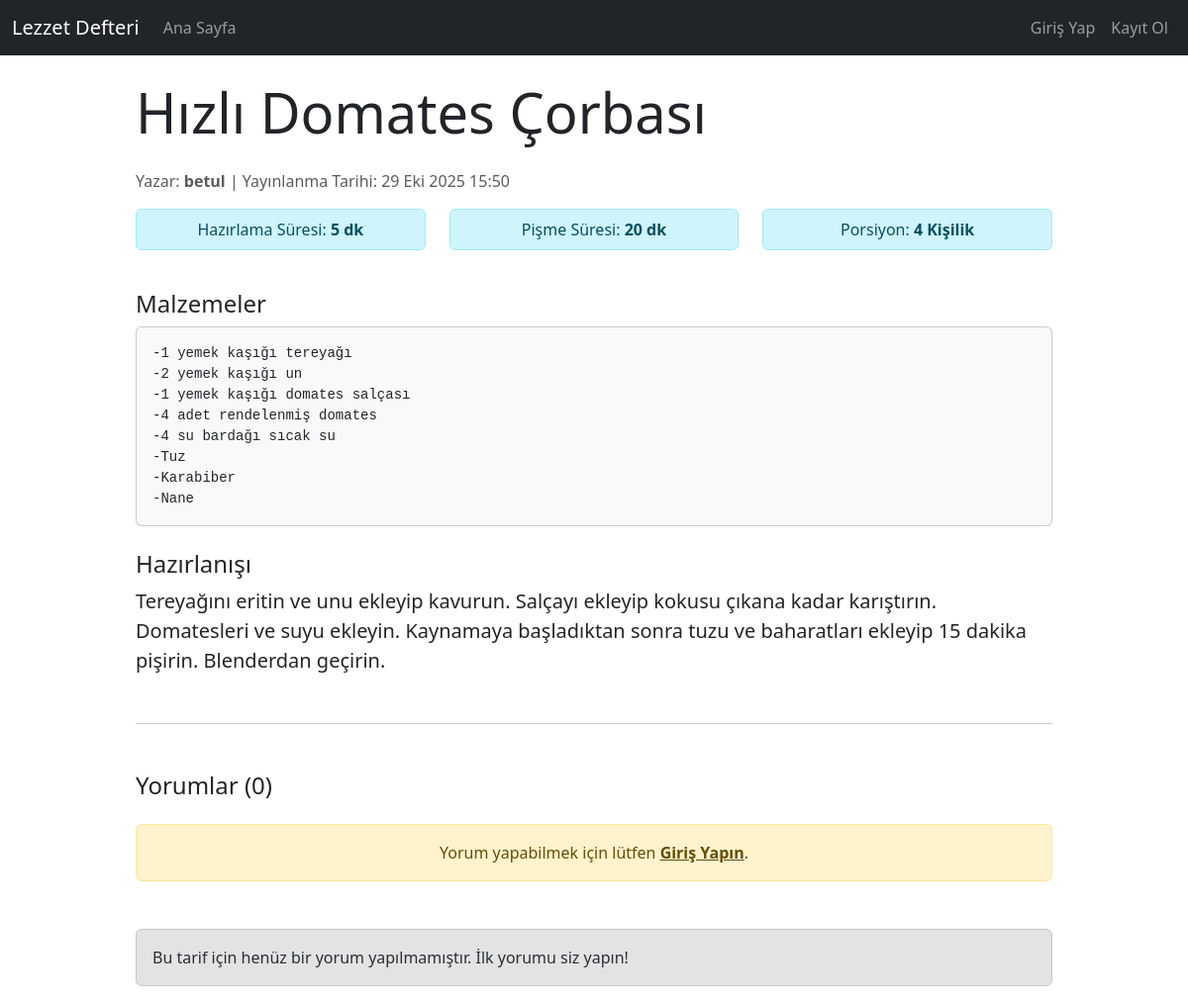
Page /tarifler/2/ on the committed database.
### tarifler/models.py (models this page shows, shortened)
class Tarif(models.Model):
    baslik = models.CharField(max_length=200) # Tarifin başlığı
    aciklama = models.TextField() # Tarifin kısa açıklaması
    malzemeler = models.TextField() # Malzemeler listesi
    hazirlama_suresi = models.IntegerField(help_text="Dakika")
    pisme_suresi = models.IntegerField(help_text="Dakika")
    porsiyon_sayisi = models.IntegerField(default=1)
    yayinlanma_tarihi = models.DateTimeField(auto_now_add=True)
    guncelleme_tarihi = models.DateTimeField(auto_now=True)
    yazar = models.ForeignKey(User, on_delete=models.CASCADE, default=1)
    class Meta:
        verbose_name = "Tarif"
        verbose_name_plural = "Tarifler"
        ordering = ['-yayinlanma_tarihi']

### tarifler/views.py (the view)
# urls.py: path('<int:pk>/', views.tarif_detay, name='tarif_detay'),
def tarif_detay(request, pk):
    tarif = get_object_or_404(Tarif, pk=pk)
    is_favori = False
    if request.user.is_authenticated:
        if Favori.objects.filter(kullanici=request.user, tarif=tarif).exists():
            is_favori = True
    if request.method == 'POST':
        if not request.user.is_authenticated:
            messages.error(request, "Yorum yapabilmek için lütfen giriş yapın.")
            return redirect('giris')
        if 'icerik' in request.POST:
            form = YorumForm(request.POST)
            if form.is_valid():
                yeni_yorum = form.save(commit=False)
                yeni_yorum.tarif = tarif
                yeni_yorum.yazar = request.user
                yeni_yorum.save()
                messages.success(request, "Yorumunuz başarıyla eklendi.")
                return redirect('tarif_detay', pk=tarif.pk)
    else:
        form = YorumForm()
    yorumlar = tarif.yorumlar.all() # Modeldeki related_name='yorumlar' ile çekiliyor
    context = {
        'tarif': tarif,
        'is_favori': is_favori,
        'yorumlar': yorumlar,
        'yorum_formu': form,
        'title': tarif.baslik,
    }
    return render(request, 'tarifler/tarif_detay.html', context)

### tarifler/templates/tarifler/tarif_detay.html (shortened to what this page needs)
{% extends "base.html" %}
{% block content %}
    <div class="row">
        <div class="col-lg-10 offset-lg-1">
            <h1 class="display-4 mb-4">{{ tarif.baslik }}</h1>
            <p class="text-muted">
                Yazar: <strong>{{ tarif.yazar.username }}</strong> | Yayınlanma Tarihi: {{ tarif.yayinlanma_tarihi|date:"d M Y H:i" }}
            </p>
            <div class="row mb-4">
                <div class="col-md-4">
                    <div class="alert alert-info py-2 text-center">Hazırlama Süresi: <strong>{{ tarif.hazirlama_suresi }} dk</strong></div>
                </div>
                <div class="col-md-4">
                    <div class="alert alert-info py-2 text-center">Pişme Süresi: <strong>{{ tarif.pisme_suresi }} dk</strong></div>
                </div>
                <div class="col-md-4">
                    <div class="alert alert-info py-2 text-center">Porsiyon: <strong>{{ tarif.porsiyon_sayisi }} Kişilik</strong></div>
                </div>
            </div>
            <h2 class="h4 mt-4">Malzemeler</h2>
            <div class="card card-body bg-light mb-4">
                <pre class="mb-0">{{ tarif.malzemeler }}</pre>
            </div>
            <h2 class="h4">Hazırlanışı</h2>
            <p class="lead">{{ tarif.aciklama|linebreaksbr }}</p>
            <hr class="my-5">
            <h2 class="h4 mb-4">Yorumlar ({{ yorumlar.count }})</h2>
            {% if user.is_authenticated %}
                <div class="card card-body bg-light mb-5">
                    <h5 class="card-title">Yorum Yap</h5>
                    <form method="post">
                        {% csrf_token %}
                        {{ yorum_formu.as_p }}
                        <button type="submit" class="btn btn-success mt-2">Yorumu Gönder</button>
                    </form>
                </div>
            {% else %}
                <div class="alert alert-warning text-center mb-5">
                    Yorum yapabilmek için lütfen <a href="{% url 'giris' %}" class="alert-link">Giriş Yapın</a>.
                </div>
            {% endif %}
            <div class="yorum-listesi">
                {% if yorumlar %}
                    {% for yorum in yorumlar %}
                        <div class="card mb-3">
                            <div class="card-body">
                                <h6 class="card-subtitle mb-2 text-muted">
                                    <i class="fas fa-user-circle"></i> <strong>{{ yorum.yazar.username }}</strong>
                                    <small class="float-end">{{ yorum.olusturma_tarihi|date:"d M Y H:i" }}</small>
                                </h6>
                                <p class="card-text">{{ yorum.icerik|linebreaksbr }}</p>
                            </div>
                        </div>
                    {% endfor %}
                {% else %}
                    <div class="alert alert-secondary">
                        Bu tarif için henüz bir yorum yapılmamıştır. İlk yorumu siz yapın!
                    </div>
                {% endif %}
            </div>
            </div>
    </div>
{% endblock content %}

### rows in the picture
Tarif: baslik "Hızlı Domates Çorbası", yazar.username "betul", yayinlanma_tarihi "29 Eki 2025 15:50", hazirlama_suresi "5", pisme_suresi "20", porsiyon_sayisi "4", malzemeler "-1 yemek kaşığı tereyağı -2 yemek kaşığı un -1 yemek kaşığı domates salçası -4 adet rendelenmiş domates -4 su bardağı sıcak su -Tuz -Karabiber -Nane", aciklama "Tereyağını eritin ve unu ekleyip kavurun. Salçayı ekleyip kokusu çıkana kadar karıştırın. Domatesleri ve suyu ekleyin. Kaynamaya başladıktan sonra tuzu ve baharatları ekleyip 15 dakika pişirin. Blenderdan geçirin.", count "0"
